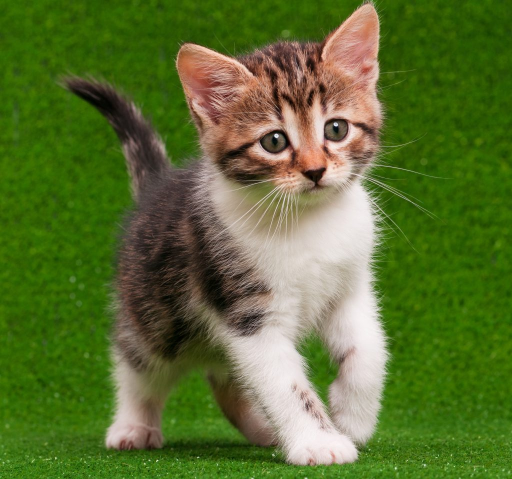
#> input picture image.png, 1024 x 958 px (shown at 1/2 size)
$ python sift.py
#> lines starting #> are read from the running program, lines starting #| are printed output that depends on the picture
import cv2
import matplotlib.pyplot as plt
import numpy as np

image1 = cv2.imread('image.png')
#> image1 is the input picture: shape (958, 1024, 3); mean B, G, R 49.7, 111.2, 90.9

if image1 is None:
    print("Error: Image not found.")
else:
    training_image = cv2.cvtColor(image1, cv2.COLOR_BGR2RGB)

    training_gray = cv2.cvtColor(training_image, cv2.COLOR_RGB2GRAY)
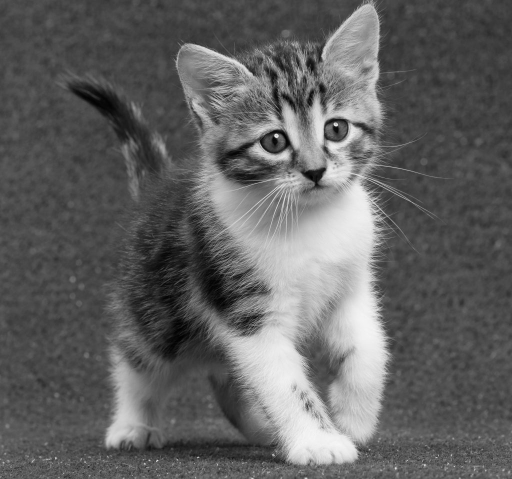
#> training_gray: shape (958, 1024) (shown at 1/2 size); min 0, max 251, mean 98.1

    test_image = cv2.pyrDown(training_image)
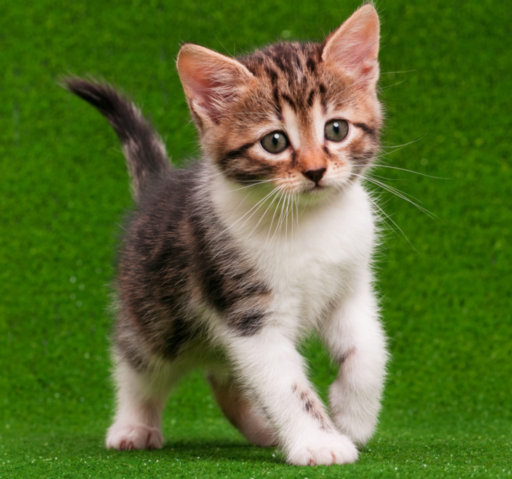
#> test_image: shape (479, 512, 3); mean R, G, B 90.9, 111.1, 49.7
    test_image = cv2.pyrDown(test_image)
#> test_image: shape (240, 256, 3)
    num_rows, num_cols = test_image.shape[:2]
#> num_rows = 240; num_cols = 256

    rotation_matrix = cv2.getRotationMatrix2D((num_cols / 2, num_rows / 2), 30, 1)
    test_image = cv2.warpAffine(test_image, rotation_matrix, (num_cols, num_rows))
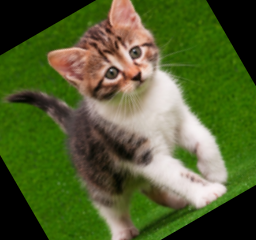
#> test_image: shape (240, 256, 3); mean R, G, B 81.9, 95.1, 47.7

    test_gray = cv2.cvtColor(test_image, cv2.COLOR_RGB2GRAY)
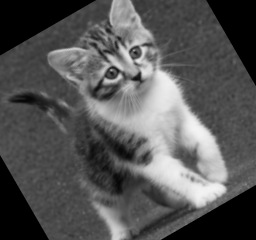
#> test_gray: shape (240, 256); min 0, max 243, mean 85.8

    #fig, plots = plt.subplots(1, 2, figsize=(20, 10))
    #plots[0].set_title("Training Image")
    #plots[0].
    cv2.imshow("ori",training_image)
    #plots[0].axis('off')  # Hide axes for better visualization

    #plots[1].set_title("Testing Image")
    #plots[1].
    cv2.imshow("res",test_image)
    #plots[1].axis('off')  # Hide axes for better visualization
    #plt.show()

    sift = cv2.SIFT_create()

    keypoints_train, descriptors_train = sift.detectAndCompute(training_gray, None)
#> keypoints_train = 2291 keypoints; strongest (x, y, size): (553, 271, 5.9), (671, 249, 5.6), (314, 921, 2.1), (290, 928, 2.2)
    keypoints_test, descriptors_test = sift.detectAndCompute(test_gray, None)
#> keypoints_test = 280 keypoints; strongest (x, y, size): (205, 191, 25.5), (188, 157, 15.3), (138, 78, 5.9), (120, 77, 3.4)

    training_image_with_keypoints = cv2.drawKeypoints(training_image, keypoints_train, None)
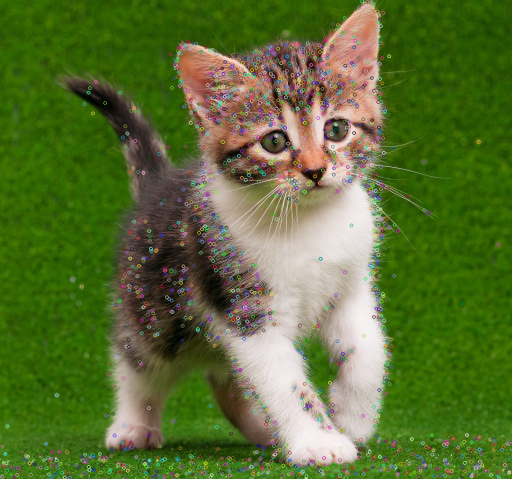
#> training_image_with_keypoints: shape (958, 1024, 3) (shown at 1/2 size); mean R, G, B 91.4, 112, 52.1
    test_image_with_keypoints = cv2.drawKeypoints(test_image, keypoints_test, None)
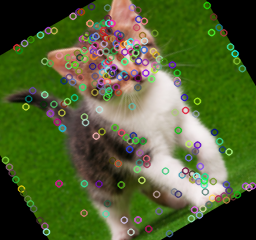
#> test_image_with_keypoints: shape (240, 256, 3); mean R, G, B 82.7, 97.1, 52.1

    #fig, plots = plt.subplots(1, 2, figsize=(20, 10))
    #plots[0].set_title("Training Image with Keypoints")
    #plots[0].
    cv2.imshow("training_image_with_keypoints",training_image_with_keypoints)
    #plots[0].axis('off')

    #plots[1].set_title("Testing Image with Keypoints")
    #plots[1].
    cv2.imshow("test_image_with_keypoints",test_image_with_keypoints)
    #plots[1].axis('off')

    #plt.show()
    cv2.waitKey(0)
    cv2.destroyAllWindows()
